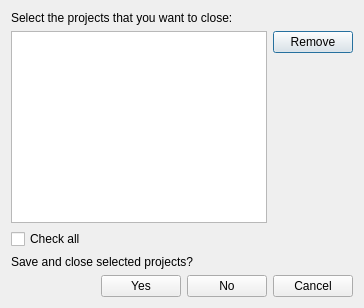
<?xml version="1.0" encoding="UTF-8"?>
<ui version="4.0">
 <class>FormCloseProjectDialog</class>
 <widget class="QDialog" name="FormCloseProjectDialog">
  <property name="windowModality">
   <enum>Qt::WindowModal</enum>
  </property>
  <property name="geometry">
   <rect>
    <x>0</x>
    <y>0</y>
    <width>480</width>
    <height>320</height>
   </rect>
  </property>
  <property name="sizePolicy">
   <sizepolicy hsizetype="Fixed" vsizetype="Fixed">
    <horstretch>0</horstretch>
    <verstretch>0</verstretch>
   </sizepolicy>
  </property>
  <property name="minimumSize">
   <size>
    <width>480</width>
    <height>320</height>
   </size>
  </property>
  <property name="windowTitle">
   <string>Close projets</string>
  </property>
  <layout class="QVBoxLayout" name="verticalLayout">
   <property name="sizeConstraint">
    <enum>QLayout::SetFixedSize</enum>
   </property>
   <item>
    <layout class="QVBoxLayout" name="layoutList">
     <item>
      <widget class="QLabel" name="labelCloseProjects">
       <property name="text">
        <string>Select the projects that you want to close:</string>
       </property>
      </widget>
     </item>
     <item>
      <layout class="QHBoxLayout" name="horizontalLayout">
       <property name="topMargin">
        <number>0</number>
       </property>
       <item>
        <widget class="QTreeWidget" name="treeProjects">
         <property name="columnCount">
          <number>1</number>
         </property>
         <attribute name="headerVisible">
          <bool>false</bool>
         </attribute>
         <attribute name="headerDefaultSectionSize">
          <number>100</number>
         </attribute>
         <column>
          <property name="text">
           <string notr="true">1</string>
          </property>
         </column>
        </widget>
       </item>
       <item>
        <layout class="QVBoxLayout" name="verticalLayout_2">
         <property name="rightMargin">
          <number>0</number>
         </property>
         <item>
          <widget class="QPushButton" name="buttonRemoveProject">
           <property name="text">
            <string>Remove</string>
           </property>
          </widget>
         </item>
         <item>
          <spacer name="verticalSpacer">
           <property name="orientation">
            <enum>Qt::Vertical</enum>
           </property>
           <property name="sizeHint" stdset="0">
            <size>
             <width>20</width>
             <height>40</height>
            </size>
           </property>
          </spacer>
         </item>
        </layout>
       </item>
      </layout>
     </item>
     <item>
      <layout class="QHBoxLayout" name="horizontalLayout_2">
       <property name="leftMargin">
        <number>0</number>
       </property>
       <property name="topMargin">
        <number>0</number>
       </property>
       <item>
        <widget class="QCheckBox" name="checkboxCheckAll">
         <property name="text">
          <string>Check all</string>
         </property>
        </widget>
       </item>
      </layout>
     </item>
     <item>
      <widget class="QLabel" name="labelSavAndClose">
       <property name="text">
        <string>Save and close selected projects?</string>
       </property>
      </widget>
     </item>
     <item>
      <layout class="QGridLayout" name="layoutButtons">
       <item row="0" column="3">
        <widget class="QPushButton" name="buttonCancel">
         <property name="text">
          <string>Cancel</string>
         </property>
        </widget>
       </item>
       <item row="0" column="1">
        <widget class="QPushButton" name="buttonYes">
         <property name="text">
          <string>Yes</string>
         </property>
        </widget>
       </item>
       <item row="0" column="0">
        <spacer name="horizontalSpacer">
         <property name="orientation">
          <enum>Qt::Horizontal</enum>
         </property>
         <property name="sizeHint" stdset="0">
          <size>
           <width>40</width>
           <height>20</height>
          </size>
         </property>
        </spacer>
       </item>
       <item row="0" column="2">
        <widget class="QPushButton" name="buttonNo">
         <property name="text">
          <string>No</string>
         </property>
        </widget>
       </item>
      </layout>
     </item>
    </layout>
   </item>
  </layout>
 </widget>
 <resources/>
 <connections/>
</ui>
